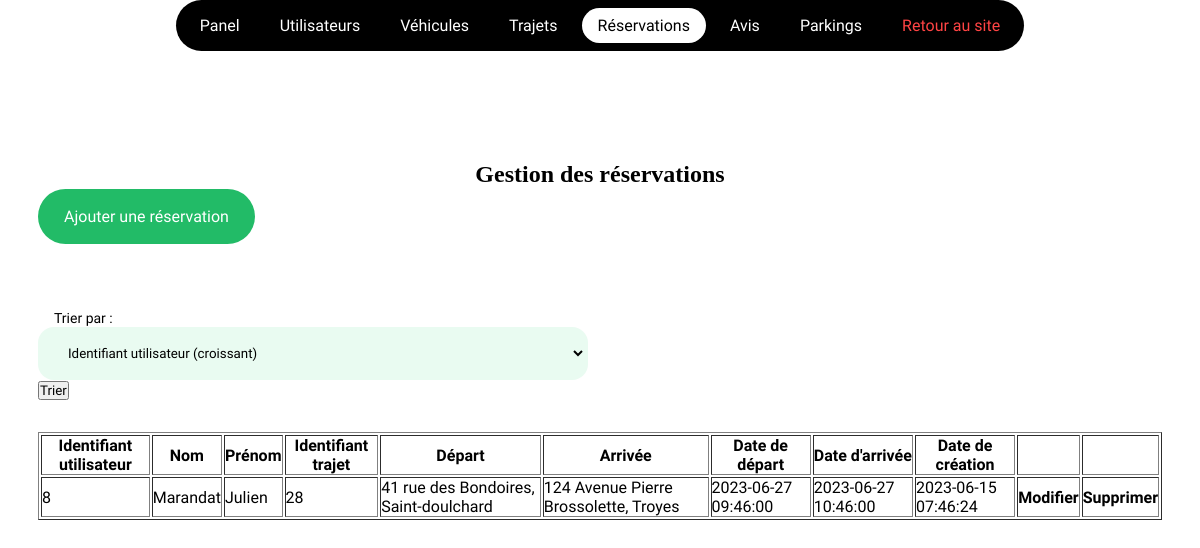
Before: /admin/reservations/index.php with the older database file.
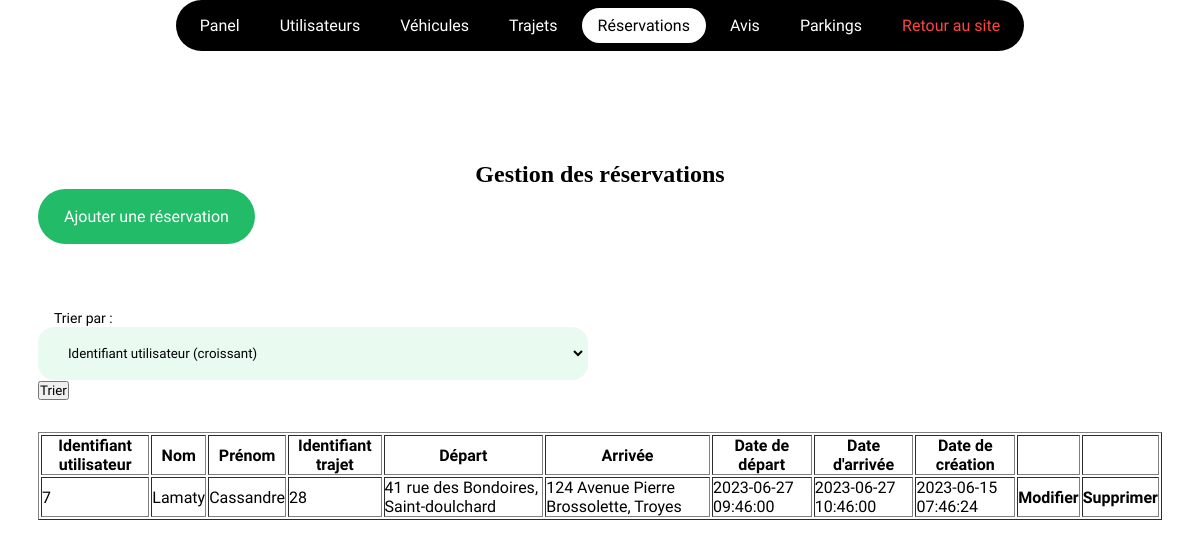
After: the same page with the newer database file.
### tables this page shows
CREATE TABLE `reservations` (
  `user_id` int(11) NOT NULL,
  `trip_id` int(11) NOT NULL,
  KEY `reservations_ibfk_2` (`trip_id`),
  KEY `reservations_ibfk_1` (`user_id`),
  CONSTRAINT `reservations_ibfk_1` FOREIGN KEY (`user_id`) REFERENCES `users` (`id`) ON DELETE CASCADE,
  CONSTRAINT `reservations_ibfk_2` FOREIGN KEY (`trip_id`) REFERENCES `trips` (`id`) ON DELETE CASCADE
);

CREATE TABLE `users` (
  `id` int(11) NOT NULL AUTO_INCREMENT,
  `last_name` varchar(50) DEFAULT NULL,
  `first_name` varchar(50) DEFAULT NULL,
  `picture` varchar(150) DEFAULT 'default.png',
  `email` varchar(100) DEFAULT NULL,
  `password` varchar(255) DEFAULT NULL,
  `created_at` timestamp NOT NULL DEFAULT current_timestamp(),
  PRIMARY KEY (`id`)
);

CREATE TABLE `trips` (
  `id` int(11) NOT NULL AUTO_INCREMENT,
  `departure_city` varchar(50) DEFAULT NULL,
  `departure_address` varchar(100) DEFAULT NULL,
  `departure_at` timestamp NOT NULL DEFAULT current_timestamp() ON UPDATE current_timestamp(),
  `destination_city` varchar(50) DEFAULT NULL,
  `destination_address` varchar(100) DEFAULT NULL,
  `distance` smallint(5) NOT NULL DEFAULT 0,
  `arrival_at` timestamp NOT NULL DEFAULT '0000-00-00 00:00:00',
  `seats` tinyint(2) NOT NULL DEFAULT 1,
  `user_id` int(11) NOT NULL,
  `vehicle_id` int(11) NOT NULL,
  `created_at` timestamp NOT NULL DEFAULT current_timestamp(),
  PRIMARY KEY (`id`),
  KEY `trips_ibfk_1` (`user_id`),
  CONSTRAINT `trips_ibfk_1` FOREIGN KEY (`user_id`) REFERENCES `users` (`id`) ON DELETE CASCADE
);

### admin/reservations/index.php (called while the page is built, shortened)
<?php
require '../../layouts/crud.php';

### views/admin/reservations/index.php (the view, shortened to what this page needs)
<?php
    $bd = dbConnect();
    if($_SERVER['REQUEST_METHOD'] === 'POST') {
        if(isset($_POST['sort_by'])) {
            switch($_POST['sort_by']) {
                case 'user_id_asc':
                    $query = $bd->prepare('SELECT reservations.user_id AS user, reservations.trip_id AS trip, reservations.*, users.id AS user_id, users.*, trips.id AS trip_id, trips.* FROM reservations INNER JOIN users ON reservations.user_id = users.id INNER JOIN trips ON reservations.trip_id = trips.id ORDER BY reservations.user_id ASC');
                    break;
                case 'user_id_desc':
                    $query = $bd->prepare('SELECT reservations.user_id AS user, reservations.trip_id AS trip, reservations.*, users.id AS user_id, users.*, trips.id AS trip_id, trips.* FROM reservations INNER JOIN users ON reservations.user_id = users.id INNER JOIN trips ON reservations.trip_id = trips.id ORDER BY reservations.user_id DESC');
                    break;
                case 'trip_id_asc':
                    $query = $bd->prepare('SELECT reservations.user_id AS user, reservations.trip_id AS trip, reservations.*, users.id AS user_id, users.*, trips.id AS trip_id, trips.* FROM reservations INNER JOIN users ON reservations.user_id = users.id INNER JOIN trips ON reservations.trip_id = trips.id ORDER BY reservations.trip_id ASC');
                    break;
                case 'trip_id_desc':
                    $query = $bd->prepare('SELECT reservations.user_id AS user, reservations.trip_id AS trip, reservations.*, users.id AS user_id, users.*, trips.id AS trip_id, trips.* FROM reservations INNER JOIN users ON reservations.user_id = users.id INNER JOIN trips ON reservations.trip_id = trips.id ORDER BY reservations.trip_id DESC');
                    break;
                default:
                    $query = $bd->prepare('SELECT reservations.user_id AS user, reservations.trip_id AS trip, reservations.*, users.id AS user_id, users.*, trips.id AS trip_id, trips.* FROM reservations INNER JOIN users ON reservations.user_id = users.id INNER JOIN trips ON reservations.trip_id = trips.id');
                    break;
            }
        }
    } else {
        $query = $bd->prepare('SELECT reservations.user_id AS user, reservations.trip_id AS trip, reservations.*, users.id AS user_id, users.*, trips.id AS trip_id, trips.* FROM reservations INNER JOIN users ON reservations.user_id = users.id INNER JOIN trips ON reservations.trip_id = trips.id');
    }
    $query->execute();
    $reservations = $query->fetchAll();
?>
<section class="container">
    <h1 class="center">Gestion des réservations</h1>
    <a href="create.php" class="btn green">Ajouter une réservation</a>
    <form action="<?= $_SERVER['PHP_SELF'] ?>" method="POST" style="margin: 64px 0 32px 0;">
        <label for="sort_by">Trier par :</label>
        <div class="form-group">
            <select name="sort_by" id="sort_by">
                <option value="user_id_asc">Identifiant utilisateur (croissant)</option>
            </select>
        </div>
        <button type="submit">Trier</button>
    </form>
    <table border>
        <thead>
            <tr>
                <th>Identifiant utilisateur</th>
                <th>Nom</th>
                <th>Prénom</th>
                <th>Identifiant trajet</th>
                <th>Départ</th>
                <th>Arrivée</th>
                <th>Date de départ</th>
                <th>Date d'arrivée</th>
                <th>Date de création</th>
                <th></th>
                <th></th>
            </tr>
        </thead>
        <tbody>
            <?php foreach ($reservations as $reservation) : ?>
                <tr>
                    <td><?= $reservation['user'] ?></td>
                    <td><?= $reservation['last_name'] ?></td>
                    <td><?= $reservation['first_name'] ?></td>
                    <td><?= $reservation['trip'] ?></td>
                    <td><?= $reservation['departure_address'] . ", " . $reservation['departure_city'] ?></td>
                    <td><?= $reservation['destination_address'] . ", " . $reservation['destination_city'] ?></td>
                    <td><?= $reservation['departure_at'] ?></td>
                    <td><?= $reservation['arrival_at'] ?></td>
                    <td><?= $reservation['created_at'] ?></td>
                    <th><a href="modifications.php?user_id=<?= $reservation['user'] ?>&trip_id=<?= $reservation['trip'] ?>">Modifier</a></th>
                    <th><a href="delete.php?from=<?= basename($_SERVER['PHP_SELF']) ?>&user_id=<?= $reservation['user'] ?>&trip_id=<?= $reservation['trip'] ?>">Supprimer</a></th>
                </tr>
            <?php endforeach; ?>
        </tbody>
    </table>
</section>

Changed rows visible on the page:
removed reservations: user_id "8", user_id.last_name "Marandat", user_id.first_name "Julien", trip "28", trip.departure_address "41 rue des Bondoires", trip.departure_city "Saint-doulchard", trip.destination_address "124 Avenue Pierre Brossolette", trip.destination_city "Troyes", trip.departure_at "2023-06-27 09:46:00", trip.arrival_at "2023-06-27 10:46:00", trip.created_at "2023-06-15 07:46:24"
added reservations: user_id "7", user_id.last_name "Lamaty", user_id.first_name "Cassandre", trip "28", trip.departure_address "41 rue des Bondoires", trip.departure_city "Saint-doulchard", trip.destination_address "124 Avenue Pierre Brossolette", trip.destination_city "Troyes", trip.departure_at "2023-06-27 09:46:00", trip.arrival_at "2023-06-27 10:46:00", trip.created_at "2023-06-15 07:46:24"
